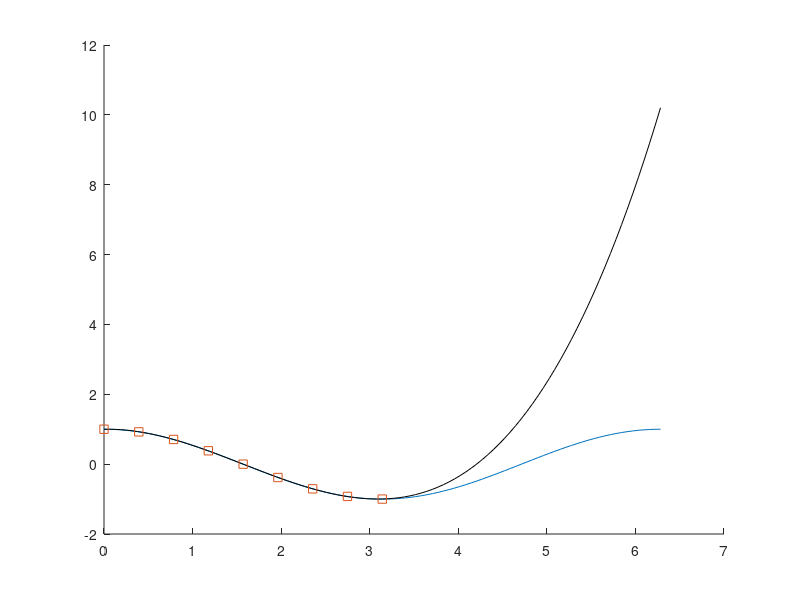

Reproduce this figure in MATLAB.
%% -*- mode : octave ; -*-
% %%%%%%%%%%%%%%%%%%%%%%%%%%%%%%%%%%%%%%%%%%%%%%%%%%%%%%%%%%%%%%%%%%%%%%%
function [] = leastSquares1 ()
%% function [] = leastSquares1 ()
x = [0: pi /8: pi ];
for k = 0:6
c(k +1) = sum (x.^ k) ;
end
for k = 0:3
b(k +1) = sum (x .^ k .* cos (x)) ;
end
for i = 1:4
for j = 1:4
A(i ,j) = c (i+j -1) ;
end
end
a = A\b';
% polynomial evaluation points .
y = [0:0.01*2* pi :2* pi ];
% evaluate the polynomial at the data points
p = zeros (1 ,101) ;
for i = 0:3
p = p + a (i +1) *y .^ i;
end
hold on
plot (y ,cos (y))
plot (y ,p ,'k')
plot (x ,cos (x) ,'s')